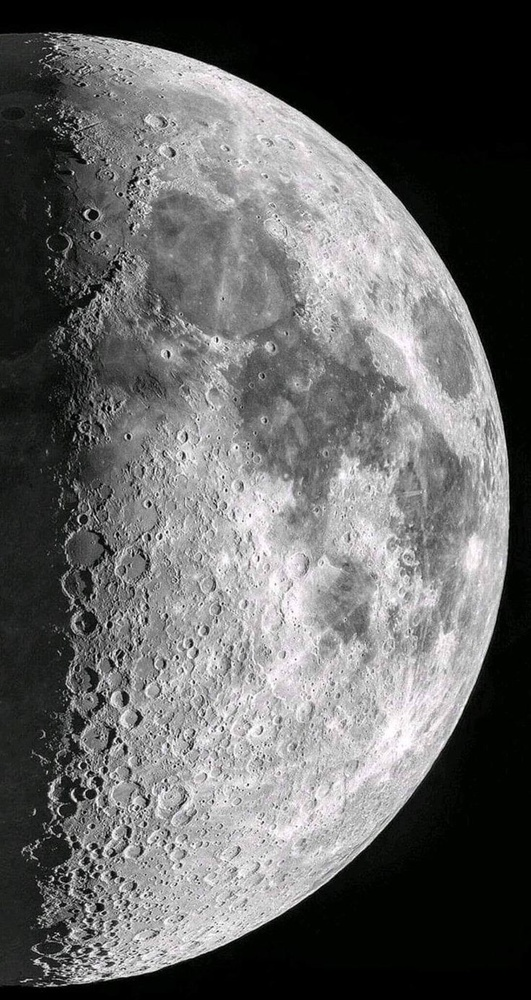
#> input picture img/moon.jpg, 531 x 1000 px, shrunk from 736 x 1386 before the run, found by its file name
$ jupyter execute locIdeallowpass.ipynb
#> lines starting #> are read from the running program, lines starting #| are printed output that depends on the picture; after the words box and inside, x2 and y2 are one past the last pixel; in counts of white or black regions, pixels touching at a corner belong together
[cell 1]
import numpy as np
from PIL import Image
import matplotlib.pyplot as plt

# Doc anh va chuyen sang kieu float (tuong duong double)
# Dung r'' de tranh loi escape ky tu trong duong dan Windows
f = Image.open(r'C:\ImageProcessing\Doan-xulyanh\img\moon.jpg').convert('L')
f = np.array(f, dtype=float)
#> f: shape (1000, 531) float64

# Kich thuoc anh
P, Q = f.shape
#> P = 1000; Q = 531

# Ban kinh bo loc
D0 = 30.0

# Tao bo loc thong thap ly tuong (Ideal Lowpass)
h = np.zeros((P, Q))
for i in range(P):
    for j in range(Q):
        if (i - P / 2)**2 + (j - Q / 2)**2 <= D0**2:
            h[i, j] = 1
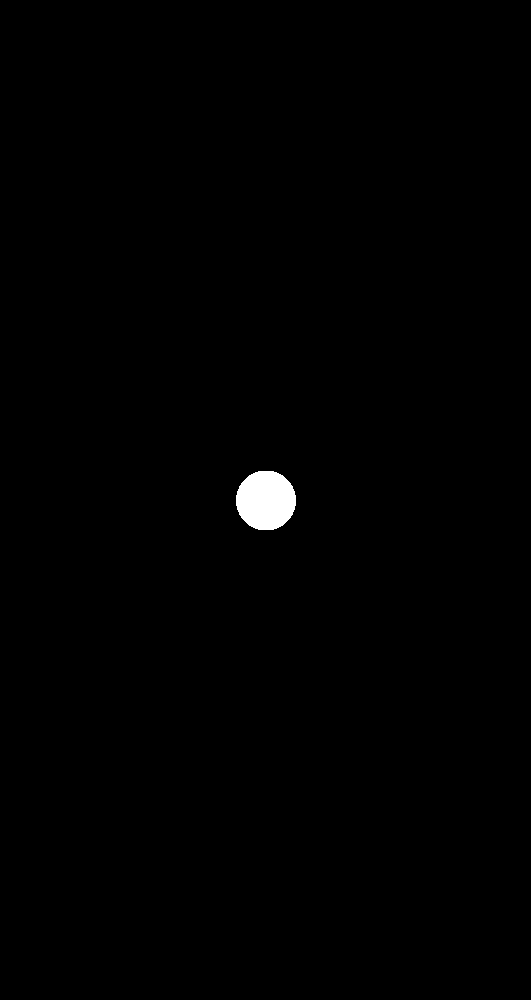
#> h: shape (1000, 531) float64; values 0 (black) and 1 (white), 0.53% white; 1 white region, box (x1, y1, x2, y2) and area: (236, 471, 296, 530) 2820

# Hien thi anh goc va bo loc
plt.figure(figsize=(10, 4))
plt.subplot(1, 2, 1)
plt.imshow(f, cmap='gray')
plt.title('Anh goc')
plt.axis('off')

plt.subplot(1, 2, 2)
plt.imshow(h, cmap='gray')
plt.title(f'Bo loc thong thap ly tuong (D0={D0})')
plt.axis('off')

plt.show()
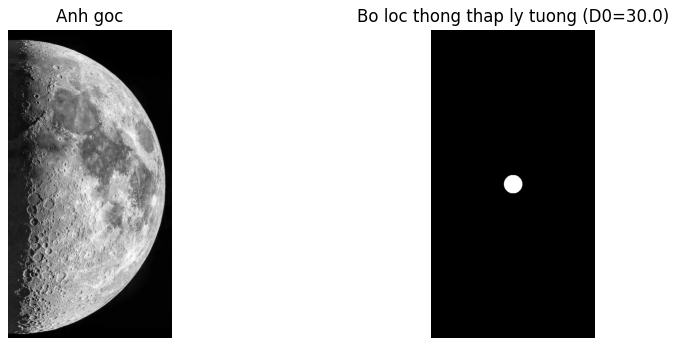
#> figure drawn by matplotlib, 2 panels

# Thong tin kiem tra
print("Kich thuoc anh:", f.shape)
#| Kich thuoc anh: (1000, 531)
print("Bo loc h da tao xong voi ban kinh D0 =", D0)

$ run again, with img/BLPF1.png saved as img/moon.jpg
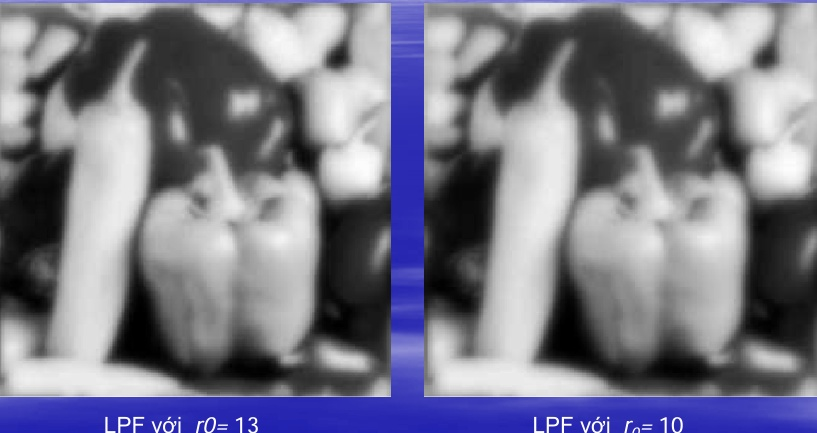
#> input picture img/BLPF1.png, 817 x 433 px, found by its file name
#> after the loop `for i in range(P):`:
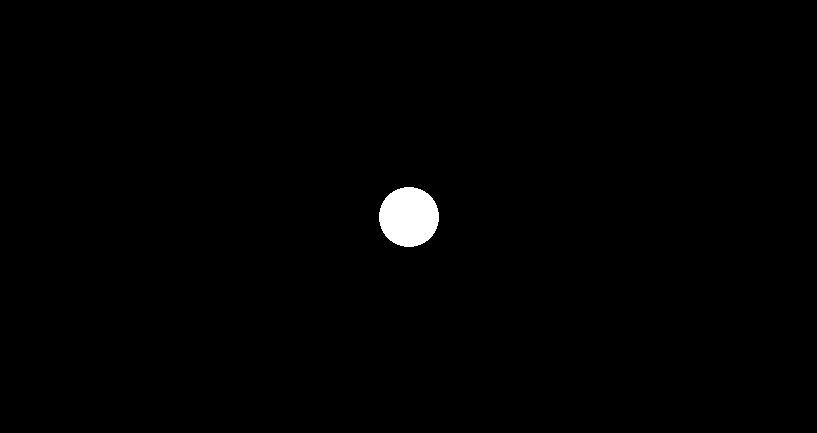
#> h: shape (433, 817) float64; values 0 (black) and 1 (white), 0.8% white; 1 white region, box (x1, y1, x2, y2) and area: (379, 187, 439, 247) 2828
#> `plt.show()`:
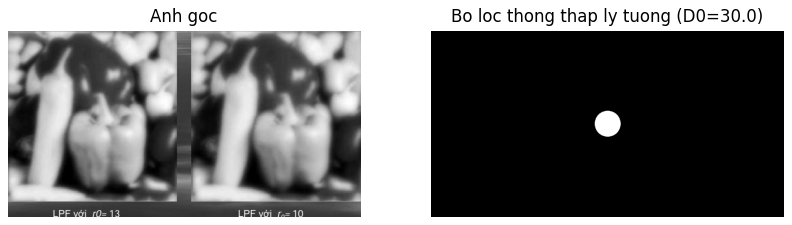
#> figure drawn by matplotlib, 2 panels
#| Kich thuoc anh: (433, 817)

$ run again, with img/Duahau.png saved as img/moon.jpg
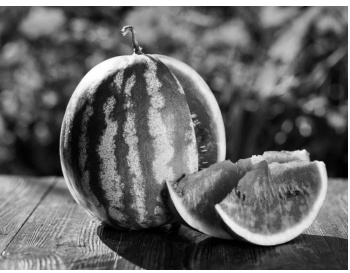
#> input picture img/Duahau.png, 350 x 273 px, found by its file name
#> after the loop `for i in range(P):`:
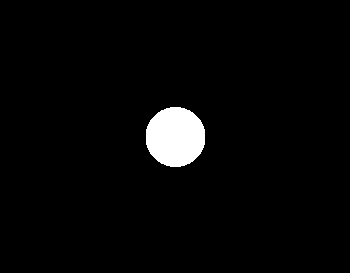
#> h: shape (273, 350) float64; values 0 (black) and 1 (white), 3% white; 1 white region, box (x1, y1, x2, y2) and area: (146, 107, 205, 167) 2820
#> `plt.show()`:
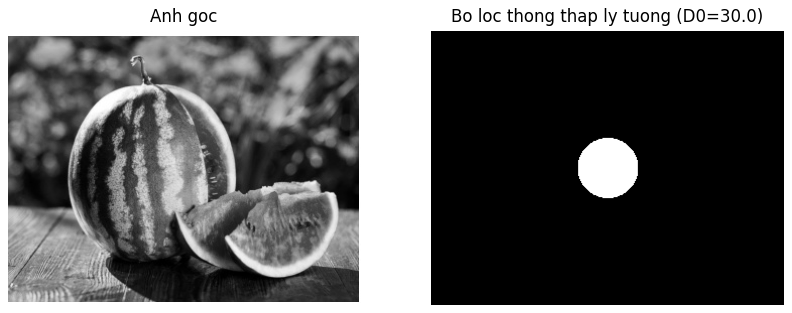
#> figure drawn by matplotlib, 2 panels
#| Kich thuoc anh: (273, 350)
